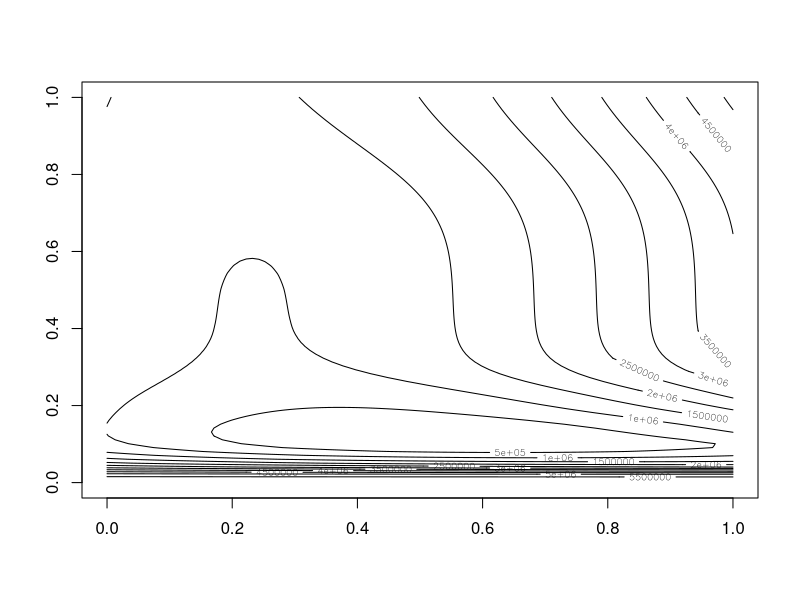

The R script that drew this image:
#(a)----------------------------------------------------------------
t <- c(0,8,28,41,63,69,97,117,135,154)
x <- c(2,47,192,256,768,896,1120,896,1184,1024)
f <- expression(2*K/(2+(K-2)*exp(-r*t)))

df <- function(K,r,t){
  dfk <- D(f,"K")
  dfr <- D(f,"r")
  K <- K 
  r <- r 
  t <- t
  a <- eval(dfk)
  b <- eval(dfr)
  c <- array(c(a,b),c(1,2))
  return(c)
}

Df <- function(K,r){
  a <- K
  b <- r
  m <- df(a,b,t[1])
  for(i in 2:10){
    c <- df(a,b,t[i])
    m <- rbind(m,c)
  }
  return(m)
}

Z <- function(K,r){
  a <- c()
  for(i in 1:10){
    a[i] <- x[i] - 2*K/(2+(K-2)*exp(-r*t[i]))
  }
  m <- array(a,c(10,1))
  return(m)
}

theta <- matrix(c(1200,0.2),nrow=2)
delta <- matrix(c(1,1),nrow=2)

while(crossprod(delta,delta)>=0.001){
  theta1 <- theta 
  a <- Df(theta[1,1],theta[2,1])
  z <- Z(theta[1,1],theta[2,1])
  theta <- theta + solve(t(a)%*%a)%*%t(a)%*%z
  delta <- theta - theta1
}

a.est <- theta
print(a.est)

#(b)---------------------------------------------------------------
f <- function(K,r){
  return(sum((x-2*K/(2+(K-2)*exp(-r*t)))^2))
}

z <- matrix(0,100,100,byrow=T)
for (i in 1:100){
  for (j in 1:100){
    K <- 600 + 8*j
    r <- 0 + 0.01*i
    z[j,i] <- f(K,r)
  }
}
contour(z)

#(c)--------------------------------------------------------------
l <- expression(log(1/(sqrt(2*pi)*sigema))-
                  (log((2*2+2*(K-2)*exp(-r*0))/(2*K)))^2/(2*sigema^2)+
                  log(1/(sqrt(2*pi)*sigema))-
                  (log((2*47+47*(K-2)*exp(-r*8))/(2*K)))^2/(2*sigema^2)+
                  log(1/(sqrt(2*pi)*sigema))-
                  (log((2*192+192*(K-2)*exp(-r*28))/(2*K)))^2/(2*sigema^2)+
                  log(1/(sqrt(2*pi)*sigema))-
                  (log((2*256+256*(K-2)*exp(-r*41))/(2*K)))^2/(2*sigema^2)+
                  log(1/(sqrt(2*pi)*sigema))-
                  (log((2*768+768*(K-2)*exp(-r*63))/(2*K)))^2/(2*sigema^2)+
                  log(1/(sqrt(2*pi)*sigema))-
                  (log((2*896+896*(K-2)*exp(-r*69))/(2*K)))^2/(2*sigema^2)+
                  log(1/(sqrt(2*pi)*sigema))-
                  (log((2*1120+1120*(K-2)*exp(-r*97))/(2*K)))^2/(2*sigema^2)+
                  log(1/(sqrt(2*pi)*sigema))-
                  (log((2*896+896*(K-2)*exp(-r*117))/(2*K)))^2/(2*sigema^2)+
                  log(1/(sqrt(2*pi)*sigema))-
                  (log((2*1185+1184*(K-2)*exp(-r*135))/(2*K)))^2/(2*sigema^2)+
                  log(1/(sqrt(2*pi)*sigema))-
                  (log((2*1024+1024*(K-2)*exp(-r*154))/(2*K)))^2/(2*sigema^2))

dl <- function(beita){
  dlk <- D(l,"K")
  dlr <- D(l,"r")
  dlsigema <- D(l,"sigema")
  K <- beita[1] 
  r <- beita[2] 
  sigema <- beita[3]
  a <- eval(dlk)
  b <- eval(dlr)
  c <- eval(dlsigema)
  return(c(a,b,c))
}

ddl <- function(beita){
  dlkk <- D(D(l,"K"),"K")
  dlkr <- D(D(l,"K"),"r")
  dlksigema <- D(D(l,"K"),"sigema")
  dlrr <- D(D(l,"r"),"r")
  dlrsigema <- D(D(l,"r"),"sigema")
  dlsigema2 <- D(D(l,"sigema"),"sigema")
  K <- beita[1] 
  r <- beita[2] 
  sigema <- beita[3]
  a <- c(eval(dlkk),eval(dlkr),eval(dlksigema),eval(dlkr),eval(dlrr),
         eval(dlrsigema),eval(dlksigema),eval(dlrsigema),eval(dlsigema2))
  m <- matrix(a,byrow=TRUE,nrow=3)
  return(m)
}

a <- matrix(c(1200,0.2,0.5),nrow=3)
delta <- matrix(c(1,1,1),nrow=3)
while(crossprod(delta,delta)>=0.001){
  b <- a
  c <- matrix(dl(a),nrow=3)
  d <- solve(ddl(a))
  a <- a - d%*%c
  delta <- a - b
}
a
solve(-ddl(a))